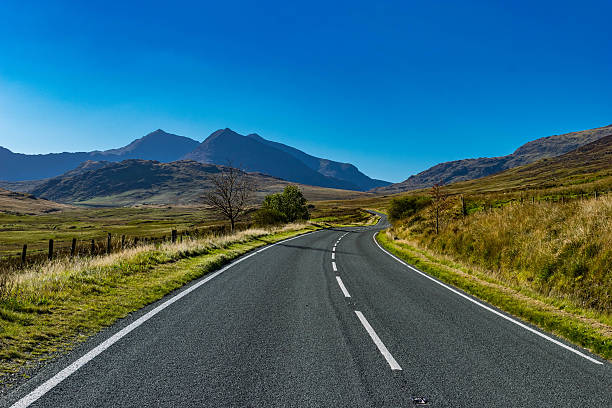
#> input picture uk_road.jpg, 612 x 408 px
$ jupyter execute RoadLane_Project.ipynb
#> lines starting #> are read from the running program, lines starting #| are printed output that depends on the picture; after the words box and inside, x2 and y2 are one past the last pixel; in counts of white or black regions, pixels touching at a corner belong together
[cell 1]
import numpy as np
import cv2
import matplotlib.pyplot as plt
from google.colab import files
from google.colab.patches import cv2_imshow

[cell 2]
uploaded = files.upload()
#> the answer given: uk_road.jpg

[cell 3]
image = cv2.imread('uk_road.jpg')
#> image is the input picture: shape (408, 612, 3); mean B, G, R 118, 102, 56.6
cv2_imshow(image)
image.shape
#> Out = (408, 612, 3)

**CONVERT TO GRAYSCALE**

[cell 4]
image_g = cv2.cvtColor(image, cv2.COLOR_BGR2GRAY)
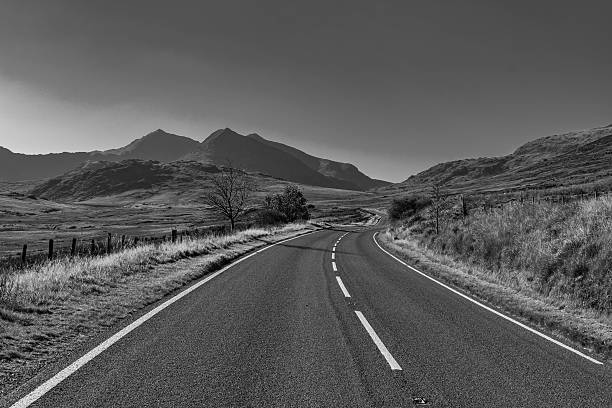
#> image_g: shape (408, 612); min 0, max 255, mean 90.3
cv2_imshow(image_g)
image_g.shape
#> Out = (408, 612)

**Gaussian Blur and Canny**

[cell 5]
image_blur = cv2.GaussianBlur(image_g, (5, 5), 0)
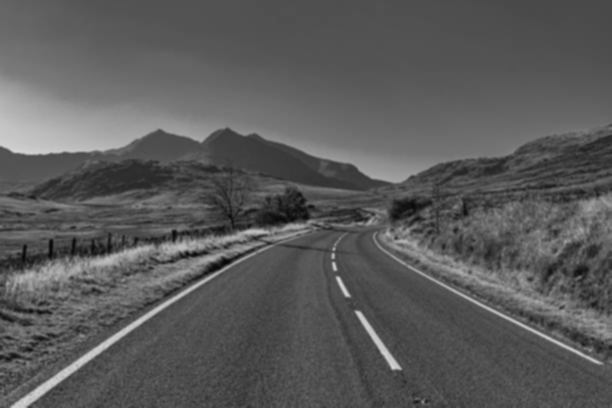
#> image_blur: shape (408, 612); min 6, max 213, mean 90.3
plt.imshow(image_blur)

**Cannny Edge detection**

[cell 6]
threshold_1 = 100
threshold_2 = 200
image_canny = cv2.Canny(image_blur, threshold_1, threshold_2)
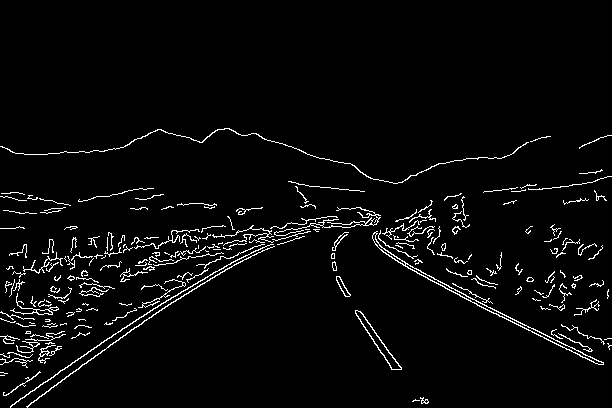
#> image_canny: shape (408, 612); 3.6% white in thin lines or dots, all inside (x1, y1, x2, y2) = (0, 128, 612, 408)
plt.imshow(image_canny, cmap='gray')

**Region of Interest**

[cell 7]
vertices = np.array([[(0, 403),(305,216),(360,225),(415,410)]],dtype=np.int32)
mask = np.zeros_like(image_g)
mask_color = 255
cv2.fillPoly(mask, vertices, mask_color)
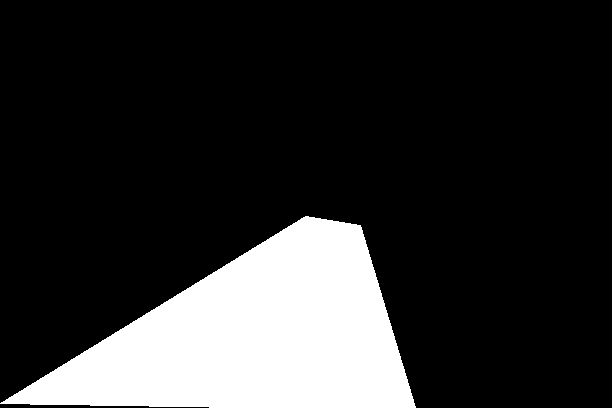
#> mask: shape (408, 612); 18% white; 1 white region, box (x1, y1, x2, y2) and area: (0, 216, 416, 408) 45003
masked_image = cv2.bitwise_and(image_g, mask)
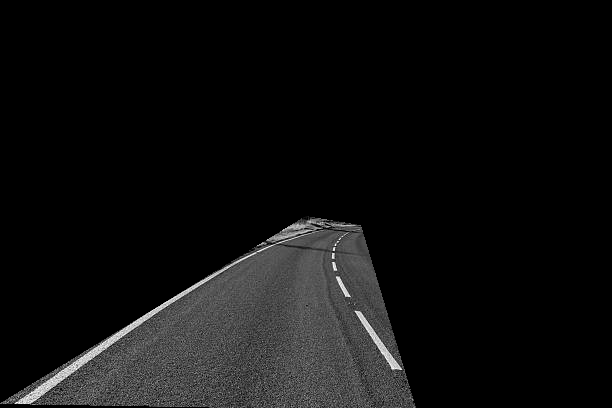
#> masked_image: shape (408, 612); min 0, max 255, mean 15.1
plt.imshow(masked_image)

[cell 8]
masked_image = cv2.bitwise_and(image_canny, mask)
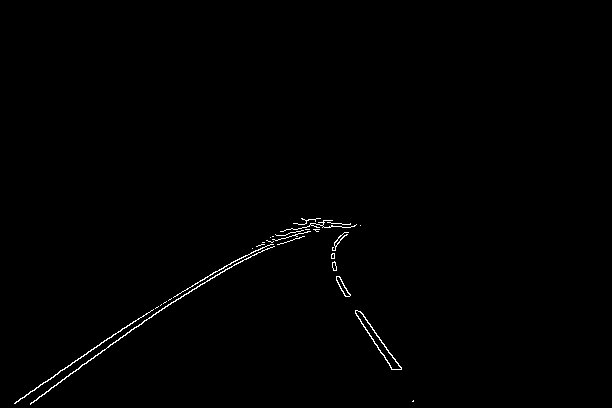
#> masked_image: shape (408, 612); 0.59% white in thin lines or dots, all inside (x1, y1, x2, y2) = (14, 218, 414, 405)
plt.imshow(masked_image)

[cell 9]
rho =2
theta = np.pi/180
threshold = 40
min_line_length =20
max_line_gap = 4
lines = cv2.HoughLinesP(masked_image, rho, theta, threshold, np.array([]), min_line_length, max_line_gap)
#> lines = 18 rows, first 6: [30, 403, 146, 319], [177, 295, 231, 262], [162, 308, 242, 260], [14, 403, 107, 338], [359, 311, 401, 369], [355, 313, 391, 369]
line_image = np.zeros((image.shape[0], image.shape[1], 3), dtype=np.uint8)
for line in lines:
    for x1,y1,x2,y2 in line:
        cv2.line(line_image,(x1,y1),(x2,y2),(255,0,0),10)
#> this loop made 18 passes
#> line on passes 1 to 12: [[30, 403, 146, 319]], [[177, 295, 231, 262]], [[162, 308, 242, 260]], [[14, 403, 107, 338]], [[359, 311, 401, 369]], [[355, 313, 391, 369]], [[106, 339, 143, 316]], [[217, 271, 245, 255]], [[156, 312, 188, 293]], [[246, 255, 271, 244]], [[19, 400, 58, 373]], [[254, 254, 295, 238]]
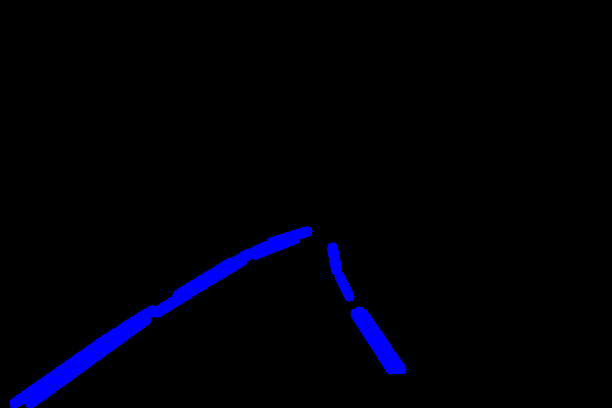
#> line_image: shape (408, 612, 3); mean of channels 0, 1, 2 7.6, 0, 0; drawn as B, G, R
lines
#> Out has the same summary as lines

[cell 10]
α = 1
β = 1
γ = 0

image_with_lines = cv2.addWeighted(image, α, line_image, β, γ)
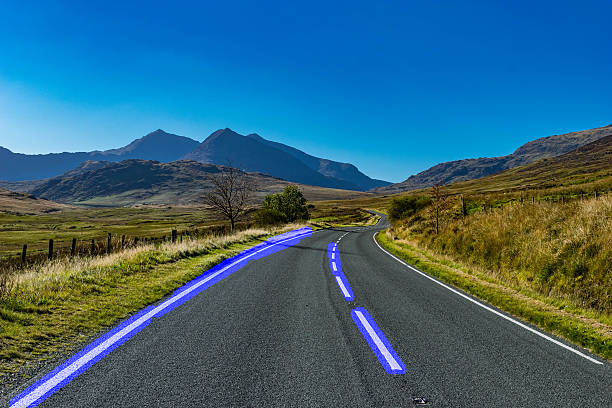
#> image_with_lines: shape (408, 612, 3); mean B, G, R 122.2, 102, 56.6
plt.figure()
plt.imshow(image_with_lines)
